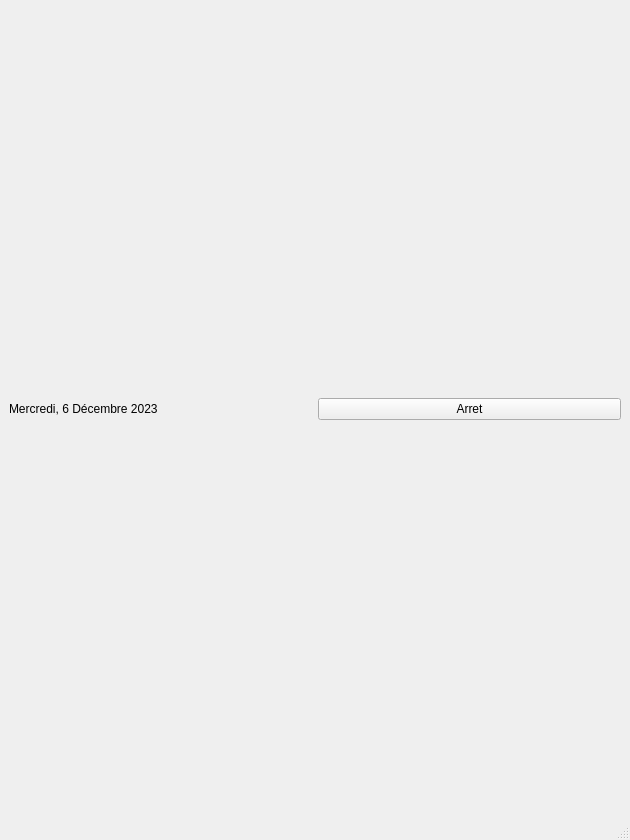
<?xml version="1.0" encoding="UTF-8"?>
<ui version="4.0">
 <class>MainWindow</class>
 <widget class="QMainWindow" name="MainWindow">
  <property name="geometry">
   <rect>
    <x>0</x>
    <y>0</y>
    <width>630</width>
    <height>840</height>
   </rect>
  </property>
  <property name="windowTitle">
   <string>MainWindow</string>
  </property>
  <widget class="QWidget" name="centralwidget">
   <layout class="QVBoxLayout" name="verticalLayout">
    <item>
     <layout class="QHBoxLayout" name="PanneauArretDeconnexion">
      <item>
       <widget class="QLabel" name="DateHeureCourante">
        <property name="text">
         <string>Mercredi, 6 Décembre 2023</string>
        </property>
       </widget>
      </item>
      <item>
       <widget class="QPushButton" name="BoutonArret">
        <property name="text">
         <string>Arret</string>
        </property>
       </widget>
      </item>
     </layout>
    </item>
   </layout>
  </widget>
  <widget class="QMenuBar" name="menubar">
   <property name="geometry">
    <rect>
     <x>0</x>
     <y>0</y>
     <width>630</width>
     <height>22</height>
    </rect>
   </property>
  </widget>
  <widget class="QStatusBar" name="statusbar"/>
 </widget>
 <resources/>
 <connections/>
</ui>
